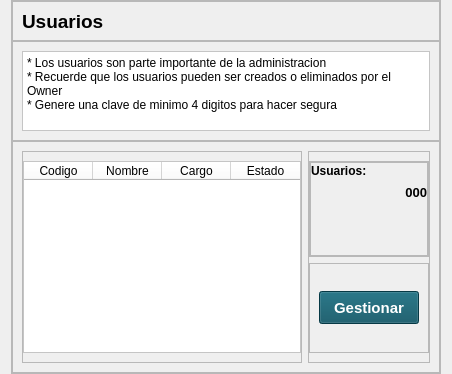
               <widget class="QWidget" name="p_usuario">
                <property name="styleSheet">
                 <string notr="true">QPushButton
{
color: rgb(255, 255, 255);
background-color: rgb(8, 80, 97);
}
QPushButton::hover
{
color: rgb(255, 255, 255);
	background-color: rgb(45, 131, 118);
}</string>
                </property>
                <layout class="QHBoxLayout" name="horizontalLayout_9">
                 <property name="topMargin">
                  <number>0</number>
                 </property>
                 <property name="bottomMargin">
                  <number>0</number>
                 </property>
                 <item>
                  <widget class="QFrame" name="frame_3">
                   <property name="maximumSize">
                    <size>
                     <width>700</width>
                     <height>16777215</height>
                    </size>
                   </property>
                   <property name="frameShape">
                    <enum>QFrame::StyledPanel</enum>
                   </property>
                   <property name="frameShadow">
                    <enum>QFrame::Raised</enum>
                   </property>
                   <layout class="QVBoxLayout" name="verticalLayout_8">
                    <property name="spacing">
                     <number>0</number>
                    </property>
                    <property name="leftMargin">
                     <number>0</number>
                    </property>
                    <property name="topMargin">
                     <number>0</number>
                    </property>
                    <property name="rightMargin">
                     <number>0</number>
                    </property>
                    <property name="bottomMargin">
                     <number>0</number>
                    </property>
                    <item>
                     <widget class="QFrame" name="Atitulo_2">
                      <property name="minimumSize">
                       <size>
                        <width>0</width>
                        <height>40</height>
                       </size>
                      </property>
                      <property name="maximumSize">
                       <size>
                        <width>16777215</width>
                        <height>40</height>
                       </size>
                      </property>
                      <property name="frameShape">
                       <enum>QFrame::StyledPanel</enum>
                      </property>
                      <property name="frameShadow">
                       <enum>QFrame::Raised</enum>
                      </property>
                      <layout class="QVBoxLayout" name="verticalLayout_9">
                       <item>
                        <widget class="QLabel" name="label_4">
                         <property name="maximumSize">
                          <size>
                           <width>16777215</width>
                           <height>100000</height>
                          </size>
                         </property>
                         <property name="font">
                          <font>
                           <pointsize>14</pointsize>
                           <weight>75</weight>
                           <bold>true</bold>
                          </font>
                         </property>
                         <property name="styleSheet">
                          <string notr="true"/>
                         </property>
                         <property name="text">
                          <string>Usuarios</string>
                         </property>
                        </widget>
                       </item>
                      </layout>
                     </widget>
                    </item>
                    <item>
                     <widget class="QFrame" name="Btexto_2">
                      <property name="minimumSize">
                       <size>
                        <width>0</width>
                        <height>100</height>
                       </size>
                      </property>
                      <property name="maximumSize">
                       <size>
                        <width>16777215</width>
                        <height>100</height>
                       </size>
                      </property>
                      <property name="frameShape">
                       <enum>QFrame::StyledPanel</enum>
                      </property>
                      <property name="frameShadow">
                       <enum>QFrame::Raised</enum>
                      </property>
                      <layout class="QVBoxLayout" name="verticalLayout_10">
                       <item>
                        <widget class="QTextBrowser" name="textBrowser_2">
                         <property name="font">
                          <font>
                           <pointsize>10</pointsize>
                          </font>
                         </property>
                         <property name="styleSheet">
                          <string notr="true">background-color: rgb(255, 255, 255);</string>
                         </property>
                         <property name="html">
                          <string>&lt;!DOCTYPE HTML PUBLIC &quot;-//W3C//DTD HTML 4.0//EN&quot; &quot;http://www.w3.org/TR/REC-html40/strict.dtd&quot;&gt;
&lt;html&gt;&lt;head&gt;&lt;meta name=&quot;qrichtext&quot; content=&quot;1&quot; /&gt;&lt;style type=&quot;text/css&quot;&gt;
p, li { white-space: pre-wrap; }
&lt;/style&gt;&lt;/head&gt;&lt;body style=&quot; font-family:'MS Shell Dlg 2'; font-size:10pt; font-weight:400; font-style:normal;&quot;&gt;
&lt;p style=&quot; margin-top:0px; margin-bottom:0px; margin-left:0px; margin-right:0px; -qt-block-indent:0; text-indent:0px;&quot;&gt;&lt;span style=&quot; font-size:9pt;&quot;&gt;* Los usuarios son parte importante de la administracion&lt;/span&gt;&lt;/p&gt;
&lt;p style=&quot; margin-top:0px; margin-bottom:0px; margin-left:0px; margin-right:0px; -qt-block-indent:0; text-indent:0px;&quot;&gt;&lt;span style=&quot; font-size:9pt;&quot;&gt;* Recuerde que los usuarios pueden ser creados o eliminados por el Owner&lt;/span&gt;&lt;/p&gt;
&lt;p style=&quot; margin-top:0px; margin-bottom:0px; margin-left:0px; margin-right:0px; -qt-block-indent:0; text-indent:0px;&quot;&gt;&lt;span style=&quot; font-size:9pt;&quot;&gt;* Genere una clave de minimo 4 digitos para hacer segura&lt;/span&gt;&lt;/p&gt;&lt;/body&gt;&lt;/html&gt;</string>
                         </property>
                        </widget>
                       </item>
                      </layout>
                     </widget>
                    </item>
                    <item>
                     <widget class="QFrame" name="frame_12">
                      <property name="font">
                       <font>
                        <pointsize>12</pointsize>
                       </font>
                      </property>
                      <property name="frameShape">
                       <enum>QFrame::StyledPanel</enum>
                      </property>
                      <property name="frameShadow">
                       <enum>QFrame::Raised</enum>
                      </property>
                      <layout class="QHBoxLayout" name="horizontalLayout_16">
                       <item>
                        <widget class="QFrame" name="frame_30">
                         <property name="maximumSize">
                          <size>
                           <width>500</width>
                           <height>16777215</height>
                          </size>
                         </property>
                         <property name="frameShape">
                          <enum>QFrame::StyledPanel</enum>
                         </property>
                         <property name="frameShadow">
                          <enum>QFrame::Raised</enum>
                         </property>
                         <layout class="QHBoxLayout" name="horizontalLayout_24">
                          <property name="spacing">
                           <number>0</number>
                          </property>
                          <property name="leftMargin">
                           <number>0</number>
                          </property>
                          <property name="rightMargin">
                           <number>0</number>
                          </property>
                          <item>
                           <widget class="QTableWidget" name="tblMainUsuarios">
                            <property name="minimumSize">
                             <size>
                              <width>278</width>
                              <height>0</height>
                             </size>
                            </property>
                            <property name="maximumSize">
                             <size>
                              <width>278</width>
                              <height>16777215</height>
                             </size>
                            </property>
                            <property name="font">
                             <font>
                              <pointsize>10</pointsize>
                             </font>
                            </property>
                            <property name="styleSheet">
                             <string notr="true">background-color: rgb(255, 255, 255);</string>
                            </property>
                            <attribute name="horizontalHeaderDefaultSectionSize">
                             <number>69</number>
                            </attribute>
                            <attribute name="horizontalHeaderMinimumSectionSize">
                             <number>39</number>
                            </attribute>
                            <column>
                             <property name="text">
                              <string>Codigo</string>
                             </property>
                            </column>
                            <column>
                             <property name="text">
                              <string>Nombre</string>
                             </property>
                            </column>
                            <column>
                             <property name="text">
                              <string>Cargo</string>
                             </property>
                            </column>
                            <column>
                             <property name="text">
                              <string>Estado</string>
                             </property>
                            </column>
                           </widget>
                          </item>
                         </layout>
                        </widget>
                       </item>
                       <item>
                        <widget class="QFrame" name="frame_26">
                         <property name="maximumSize">
                          <size>
                           <width>500</width>
                           <height>16777215</height>
                          </size>
                         </property>
                         <property name="font">
                          <font>
                           <pointsize>8</pointsize>
                           <weight>50</weight>
                           <bold>false</bold>
                          </font>
                         </property>
                         <property name="frameShape">
                          <enum>QFrame::StyledPanel</enum>
                         </property>
                         <property name="frameShadow">
                          <enum>QFrame::Raised</enum>
                         </property>
                         <layout class="QVBoxLayout" name="verticalLayout_17">
                          <property name="leftMargin">
                           <number>0</number>
                          </property>
                          <property name="rightMargin">
                           <number>0</number>
                          </property>
                          <item>
                           <widget class="QFrame" name="frame_31">
                            <property name="font">
                             <font>
                              <pointsize>12</pointsize>
                              <weight>50</weight>
                              <bold>false</bold>
                             </font>
                            </property>
                            <property name="frameShape">
                             <enum>QFrame::StyledPanel</enum>
                            </property>
                            <property name="frameShadow">
                             <enum>QFrame::Raised</enum>
                            </property>
                            <layout class="QHBoxLayout" name="horizontalLayout_23">
                             <property name="spacing">
                              <number>0</number>
                             </property>
                             <property name="leftMargin">
                              <number>0</number>
                             </property>
                             <property name="topMargin">
                              <number>0</number>
                             </property>
                             <property name="rightMargin">
                              <number>0</number>
                             </property>
                             <property name="bottomMargin">
                              <number>0</number>
                             </property>
                             <item>
                              <widget class="QFrame" name="frame_33">
                               <property name="font">
                                <font>
                                 <pointsize>10</pointsize>
                                 <weight>50</weight>
                                 <bold>false</bold>
                                </font>
                               </property>
                               <property name="frameShape">
                                <enum>QFrame::StyledPanel</enum>
                               </property>
                               <property name="frameShadow">
                                <enum>QFrame::Raised</enum>
                               </property>
                               <layout class="QVBoxLayout" name="verticalLayout_18">
                                <property name="leftMargin">
                                 <number>0</number>
                                </property>
                                <property name="topMargin">
                                 <number>0</number>
                                </property>
                                <property name="rightMargin">
                                 <number>0</number>
                                </property>
                                <item>
                                 <widget class="QLabel" name="label_10">
                                  <property name="minimumSize">
                                   <size>
                                    <width>0</width>
                                    <height>16</height>
                                   </size>
                                  </property>
                                  <property name="font">
                                   <font>
                                    <weight>75</weight>
                                    <bold>true</bold>
                                   </font>
                                  </property>
                                  <property name="text">
                                   <string>Usuarios:</string>
                                  </property>
                                 </widget>
                                </item>
                                <item>
                                 <widget class="QLabel" name="txtTotalUsuario">
                                  <property name="font">
                                   <font>
                                    <pointsize>10</pointsize>
                                    <weight>75</weight>
                                    <bold>true</bold>
                                   </font>
                                  </property>
                                  <property name="text">
                                   <string>000</string>
                                  </property>
                                  <property name="alignment">
                                   <set>Qt::AlignRight|Qt::AlignTrailing|Qt::AlignVCenter</set>
                                  </property>
                                 </widget>
                                </item>
                                <item>
                                 <spacer name="verticalSpacer_7">
                                  <property name="orientation">
                                   <enum>Qt::Vertical</enum>
                                  </property>
                                  <property name="sizeHint" stdset="0">
                                   <size>
                                    <width>20</width>
                                    <height>40</height>
                                   </size>
                                  </property>
                                 </spacer>
                                </item>
                               </layout>
                              </widget>
                             </item>
                            </layout>
                           </widget>
                          </item>
                          <item>
                           <widget class="QFrame" name="frame_32">
                            <property name="minimumSize">
                             <size>
                              <width>0</width>
                              <height>90</height>
                             </size>
                            </property>
                            <property name="maximumSize">
                             <size>
                              <width>16777215</width>
                              <height>90</height>
                             </size>
                            </property>
                            <property name="frameShape">
                             <enum>QFrame::StyledPanel</enum>
                            </property>
                            <property name="frameShadow">
                             <enum>QFrame::Raised</enum>
                            </property>
                            <layout class="QHBoxLayout" name="horizontalLayout_25">
                             <item>
                              <widget class="QPushButton" name="btnUsuarioVentana">
                               <property name="minimumSize">
                                <size>
                                 <width>100</width>
                                 <height>33</height>
                                </size>
                               </property>
                               <property name="font">
                                <font>
                                 <pointsize>11</pointsize>
                                 <weight>75</weight>
                                 <bold>true</bold>
                                </font>
                               </property>
                               <property name="styleSheet">
                                <string notr="true"/>
                               </property>
                               <property name="text">
                                <string>Gestionar</string>
                               </property>
                              </widget>
                             </item>
                            </layout>
                           </widget>
                          </item>
                         </layout>
                        </widget>
                       </item>
                      </layout>
                     </widget>
                    </item>
                   </layout>
                  </widget>
                 </item>
                </layout>
               </widget>
